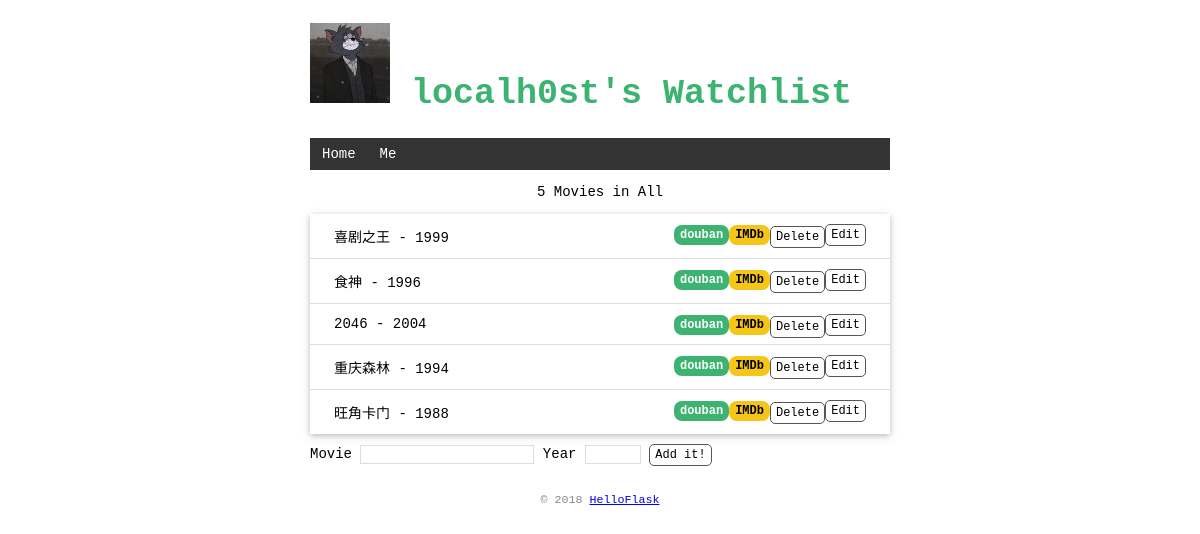
Before: / with the older database file.
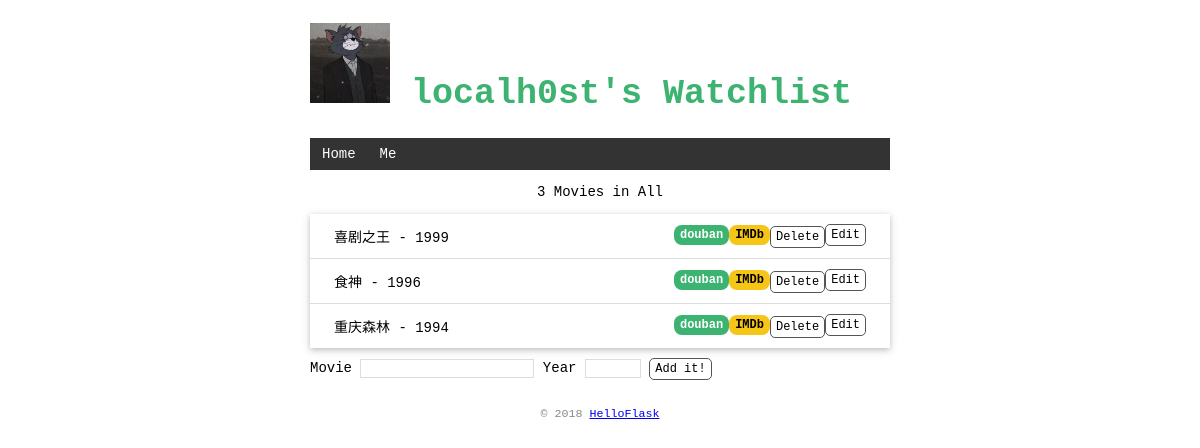
After: the same page with the newer database file.
### app.py (models this page shows, shortened)
class User(db.Model):  # 表名将会是 user（自动生成，小写处理）
    id = db.Column(db.Integer, primary_key=True)  # 主键
    name = db.Column(db.String(20))

class Movie(db.Model):
    id = db.Column(db.Integer, primary_key=True)  # 主键
    title = db.Column(db.String(60))
    year = db.Column(db.String(4))

### app.py (the view)
@mainApp.route('/', methods=['GET', 'POST'])
def index():
    if request.method == 'POST':
        title = request.form.get('title')  # 传入表单对应输入字段的 name 值
        year = request.form.get('year')
        if not title or not year or len(year) != 4 or len(title) > 60:
            flash('Invalid input.')  # flash() 函数在内部会把消息存储到 Flask 提供的 session 对象里。session 用来在请求间存储数据
            return redirect('/')  # 重定向
        db.session.add(Movie(title=title, year=year))
        db.session.commit()
        flash('Item created.')
        return redirect('/')
    else:  # GET
        return render_template('index.html', movies=Movie.query.all(), message=get_flashed_messages())

### app.py (called while the page is built)
@mainApp.context_processor  # 以后模板上下文有user了，render_template()可以不传入而直接使用了
def inject_user_data():
    return dict(user=User.query.first())  # 需要返回字典，等同于 return {'user': user}

### templates/index.html (shortened to what this page needs)
{% extends "base.html" %}
{% block content %}
<div data-gb-custom-block data-tag="block">
    <p class="set-center">{{ movies|length }} Movies in All</p>
    <ul class="movie-list">
        <div data-gb-custom-block data-tag="for">
            {% for movie in movies %}
                <li>{{ movie['title'] }} - {{ movie.year }}
                    <span class="float-right">
                        <a class="btn" href="{{ url_for('edit', movie_id=movie.id) }}">Edit</a>
                    </span>
                    <span class="float-right">
                        <form class="inline-form" method="post" action="{{ url_for('delete', movie_id=movie.id) }}">
                            <input class="btn" type="submit" name="delete" value="Delete" onclick="return confirm('Are you sure?')">
                        </form>
                    </span>
                    <span class="float-right">
                        <a class="imdb" href="https://www.imdb.com/find?q={{ movie.title }}" target="_blank" title="Find this movie on IMDb">IMDb</a>
                    </span>
                    <span class="float-right">
                        <a class="douban" href="https://movie.douban.com/subject_search?search_text={{ movie.title }}" target="_blank" title="Find this movie on douban">douban</a>
                    </span>
                </li>
            {% endfor %}
        </div>
    </ul>
</div>
{% endblock %}
{% block table %}
<form method="post">
    Movie <input type="text" name="title" autocomplete="off" required>
    Year <input type="text" name="year" autocomplete="off" required>
    <input class="btn" type="submit" name="submit" value="Add it!">
</form>
{% endblock %}

### templates/base.html (shortened to what this page needs)
<!DOCTYPE html>
<html lang="en">
<head>
        <link rel="stylesheet" href="{{ url_for('static', filename='style.css') }}" type="text/css">
</head>
<body>
    <h1 id="top-head">
        <img src="{{ url_for('static', filename='images/tom.jpg') }}" alt="Avatar" width="80" height="80">
        {{ user.name }}'s Watchlist
    </h1>
    <nav>
        <ul>
            <li><a href="/">Home</a></li>
            <li><a href="/me">Me</a></li>
        </ul>
    </nav>
    {% block content %}{% endblock %}
    {% block table %}
    {% endblock %}
    <footer>
        <small>&copy; 2018 <a href="http://helloflask.com/book/3">HelloFlask</a></small>
	</footer>
</body>
</html>

### static/style.css (style rules this page uses)
.set-center { text-align: center; }
#top-head { color: MediumSeaGreen; font-size:35px; }
body { margin: auto; max-width: 580px; font-size: 14px; font-family: "Courier New", "Lucida Console", Helvetica, Arial, sans-serif; }
footer { color: #888; margin-top: 15px; text-align: center; padding: 10px; }
.movie-list { list-style-type: none; padding: 0; margin-bottom: 10px; box-shadow: 0 2px 5px 0 rgba(0, 0, 0, 0.16), 0 2px 10px 0 rgba(0, 0, 0, 0.12); }
.movie-list li { padding: 12px 24px; border-bottom: 1px solid #ddd; }
.movie-list li:last-child { border-bottom:none; }
nav ul { list-style-type: none; margin: 0; padding: 0; overflow: hidden; background-color: #333; }
nav li { float: left; }
nav li a { display: block; color: white; text-align: center; padding: 8px 12px; text-decoration: none; }
.float-right { float: right; }
.imdb { font-size: 12px; font-weight: bold; color: black; text-decoration: none; background: #F5C518; border-radius: 8px; padding: 3px 6px; }
.douban { font-size: 12px; font-weight: bold; color: white; text-decoration: none; background: #3CB371; border-radius: 8px; padding: 3px 6px; }
input[type=submit] { font-family: inherit; }
input[type=text] { font-family: inherit; border: 1px solid #ddd; }
input[name=year] { font-family: inherit; width: 50px; }
.btn { font-size: 12px; padding: 3px 5px; text-decoration: none; cursor: pointer; background-color: white; color: black; border: 1px solid #555555; border-radius: 5px; }
.inline-form { display: inline; }

Changed rows visible on the page:
removed Movie: title "2046", year "2004"
removed Movie: title "旺角卡门", year "1988"
Other visible differences:
{{ movies|length }}: "5" → "3"
